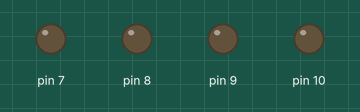
Simulated run of this sketch. Board: Arduino Uno, built with avr-gcc and run on an emulated ATmega328P. Parts: output pins drawn as LEDs (lit = HIGH).

Above: at 0.5 s.
At 2.5 s:
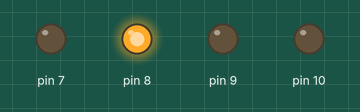
At 4.5 s:
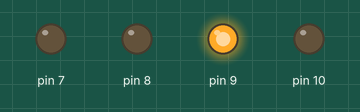
At 9.5 s:
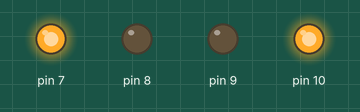
At 14.5 s:
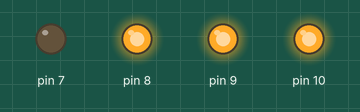
At 19.5 s:
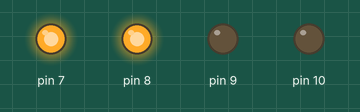
Timing chart, 0 to 20.8 s (numbered marks = the images above):
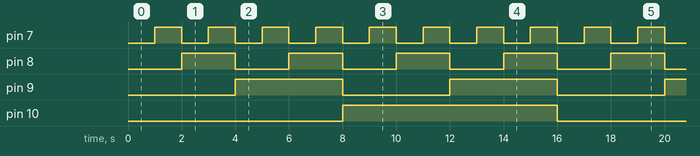

Measured:
- by itself, pin 7: alternates HIGH for 1.0 s and LOW for 1.0 s
- by itself, pin 8: alternates HIGH for 2.0 s and LOW for 2.0 s
- by itself, pin 9: alternates HIGH for 4.0 s and LOW for 4.0 s
- by itself, pin 10: alternates HIGH for 8.0 s and LOW for 8.0 s

The sketch:

4bitcounter.ino
```cpp
void setup() {
  pinMode(7, OUTPUT);
  pinMode(8, OUTPUT);
  pinMode(9, OUTPUT);
  pinMode(10, OUTPUT);
}

void loop() {
  for(int i = 0; i < 16; ++i) {
    binaryCount(i);
    delay(1000);
  }
}

void binaryCount(int i) {

digitalWrite(10, (i >> 3) & 0x1 ); // same as  i/8%2
digitalWrite(9, (i >> 2) & 0x1); // same as i/4%2
digitalWrite(8, (i >> 1) & 0x1); // same as i/2%2
digitalWrite(7, i & 0x1); // same as i%2
}

// void f(unsigned int x)
// {
//    printf("%u%u%u%u\n",
//           (x>>3)&0x1,
//           (x>>2)&0x1,
//           (x>>1)&0x1,
//           x&0x1);
//    if(x==0xF) return;
//    else f(x+1);
// }

// int main(void)
// {
//     f(0);
// }
// $ ./test
// 0000
// 0001
// 0010
// 0011
// 0100
// 0101
// 0110
// 0111
// 1000
// 1001
// 1010
// 1011
// 1100
// 1101
// 1110
// 1111
```
